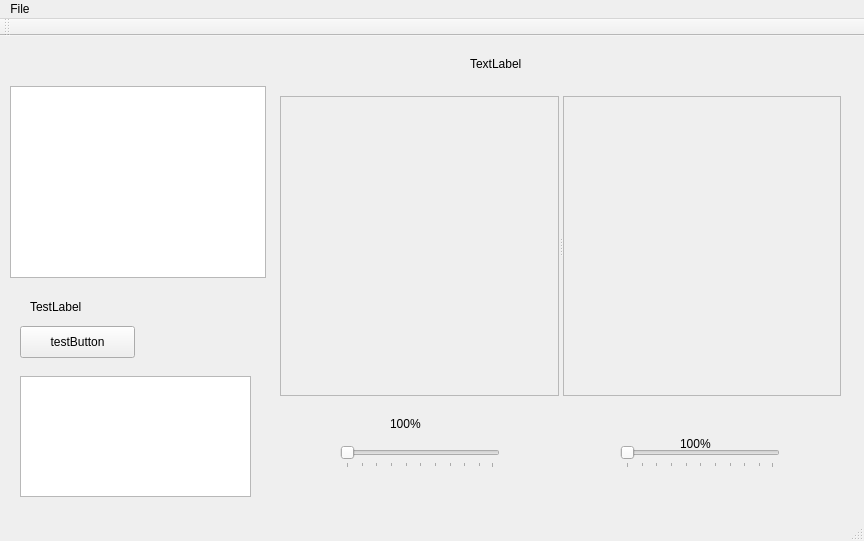
<?xml version="1.0" encoding="UTF-8"?>
<ui version="4.0">
 <class>MainWindow</class>
 <widget class="QMainWindow" name="MainWindow">
  <property name="geometry">
   <rect>
    <x>0</x>
    <y>0</y>
    <width>864</width>
    <height>541</height>
   </rect>
  </property>
  <property name="windowTitle">
   <string>MainWindow</string>
  </property>
  <widget class="QWidget" name="centralWidget">
   <widget class="QLabel" name="testLabel">
    <property name="geometry">
     <rect>
      <x>30</x>
      <y>250</y>
      <width>221</width>
      <height>41</height>
     </rect>
    </property>
    <property name="text">
     <string>TestLabel</string>
    </property>
   </widget>
   <widget class="CustomTreeView" name="treeView">
    <property name="geometry">
     <rect>
      <x>10</x>
      <y>50</y>
      <width>256</width>
      <height>192</height>
     </rect>
    </property>
    <property name="dragEnabled">
     <bool>true</bool>
    </property>
    <property name="dragDropMode">
     <enum>QAbstractItemView::DragOnly</enum>
    </property>
   </widget>
   <widget class="QPlainTextEdit" name="noteTextEdit">
    <property name="geometry">
     <rect>
      <x>20</x>
      <y>340</y>
      <width>231</width>
      <height>121</height>
     </rect>
    </property>
   </widget>
   <widget class="QPushButton" name="testButton">
    <property name="geometry">
     <rect>
      <x>20</x>
      <y>290</y>
      <width>115</width>
      <height>32</height>
     </rect>
    </property>
    <property name="text">
     <string>testButton</string>
    </property>
   </widget>
   <widget class="QSplitter" name="splitter">
    <property name="geometry">
     <rect>
      <x>280</x>
      <y>60</y>
      <width>561</width>
      <height>300</height>
     </rect>
    </property>
    <property name="orientation">
     <enum>Qt::Horizontal</enum>
    </property>
    <widget class="QScrollArea" name="leftScrollArea">
     <property name="widgetResizable">
      <bool>true</bool>
     </property>
     <widget class="QWidget" name="scrollAreaWidgetContents">
      <property name="geometry">
       <rect>
        <x>0</x>
        <y>0</y>
        <width>275</width>
        <height>298</height>
       </rect>
      </property>
     </widget>
    </widget>
    <widget class="QScrollArea" name="rightScrollArea">
     <property name="widgetResizable">
      <bool>true</bool>
     </property>
     <widget class="QWidget" name="scrollAreaWidgetContents_4">
      <property name="geometry">
       <rect>
        <x>0</x>
        <y>0</y>
        <width>275</width>
        <height>298</height>
       </rect>
      </property>
     </widget>
    </widget>
   </widget>
   <widget class="QLabel" name="patientNameLabel">
    <property name="geometry">
     <rect>
      <x>470</x>
      <y>20</y>
      <width>211</width>
      <height>16</height>
     </rect>
    </property>
    <property name="text">
     <string>TextLabel</string>
    </property>
   </widget>
   <widget class="QLabel" name="leftImgRatioLabel">
    <property name="geometry">
     <rect>
      <x>390</x>
      <y>380</y>
      <width>59</width>
      <height>16</height>
     </rect>
    </property>
    <property name="text">
     <string>100%</string>
    </property>
   </widget>
   <widget class="QLabel" name="rightImgRatioLabel">
    <property name="geometry">
     <rect>
      <x>680</x>
      <y>400</y>
      <width>59</width>
      <height>16</height>
     </rect>
    </property>
    <property name="text">
     <string>100%</string>
    </property>
   </widget>
   <widget class="QSlider" name="leftImgRatioSlider">
    <property name="geometry">
     <rect>
      <x>340</x>
      <y>410</y>
      <width>160</width>
      <height>22</height>
     </rect>
    </property>
    <property name="focusPolicy">
     <enum>Qt::ClickFocus</enum>
    </property>
    <property name="orientation">
     <enum>Qt::Horizontal</enum>
    </property>
    <property name="tickPosition">
     <enum>QSlider::TicksBelow</enum>
    </property>
   </widget>
   <widget class="QSlider" name="rightImgRatioSlider">
    <property name="geometry">
     <rect>
      <x>620</x>
      <y>410</y>
      <width>160</width>
      <height>22</height>
     </rect>
    </property>
    <property name="orientation">
     <enum>Qt::Horizontal</enum>
    </property>
    <property name="tickPosition">
     <enum>QSlider::TicksBelow</enum>
    </property>
    <property name="tickInterval">
     <number>0</number>
    </property>
   </widget>
   <zorder>splitter</zorder>
   <zorder>testLabel</zorder>
   <zorder>treeView</zorder>
   <zorder>noteTextEdit</zorder>
   <zorder>testButton</zorder>
   <zorder>patientNameLabel</zorder>
   <zorder>leftImgRatioLabel</zorder>
   <zorder>rightImgRatioLabel</zorder>
   <zorder>leftImgRatioSlider</zorder>
   <zorder>rightImgRatioSlider</zorder>
  </widget>
  <widget class="QMenuBar" name="menuBar">
   <property name="geometry">
    <rect>
     <x>0</x>
     <y>0</y>
     <width>864</width>
     <height>22</height>
    </rect>
   </property>
   <widget class="QMenu" name="menuFile">
    <property name="title">
     <string>File</string>
    </property>
   </widget>
   <addaction name="menuFile"/>
  </widget>
  <widget class="QToolBar" name="mainToolBar">
   <attribute name="toolBarArea">
    <enum>TopToolBarArea</enum>
   </attribute>
   <attribute name="toolBarBreak">
    <bool>false</bool>
   </attribute>
  </widget>
  <widget class="QStatusBar" name="statusBar"/>
  <action name="actionSave">
   <property name="text">
    <string>Save</string>
   </property>
  </action>
 </widget>
 <layoutdefault spacing="6" margin="11"/>
 <customwidgets>
  <customwidget>
   <class>CustomTreeView</class>
   <extends>QTreeView</extends>
   <header>customtreeview.h</header>
  </customwidget>
 </customwidgets>
 <resources/>
 <connections/>
</ui>
